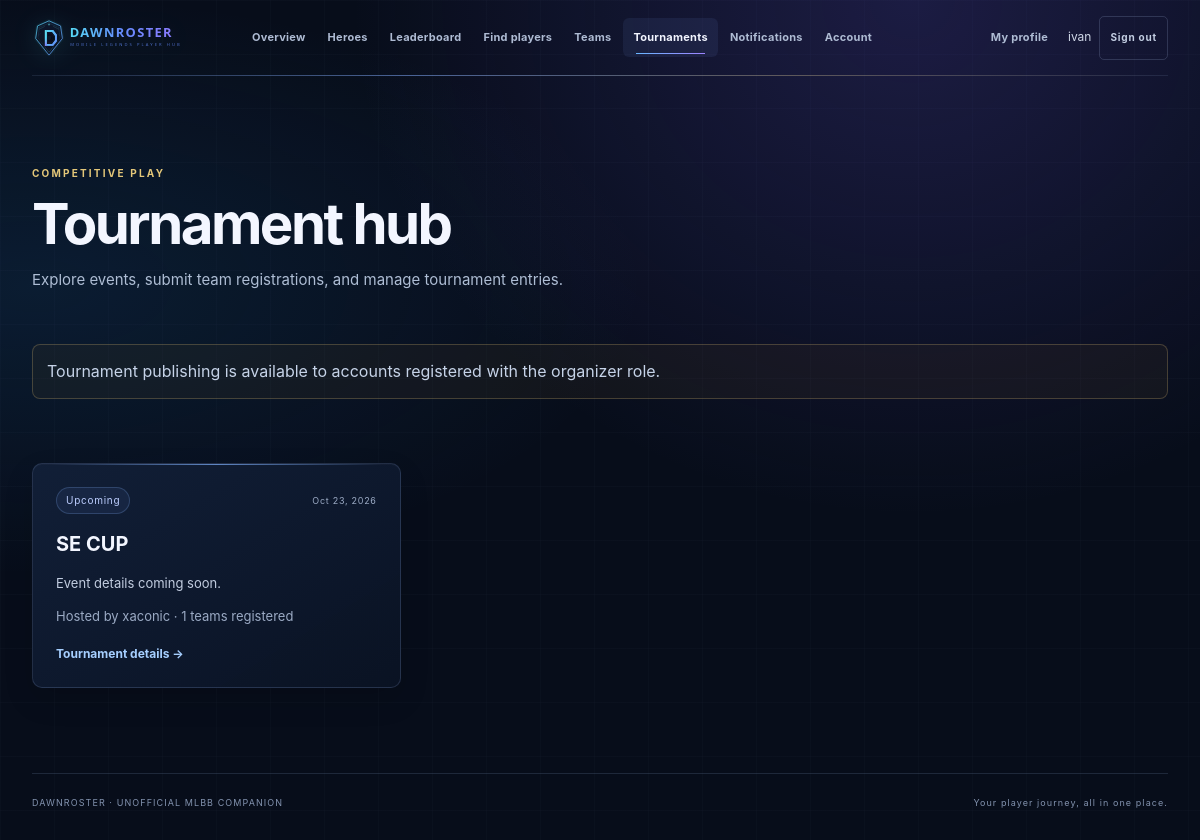
Page /tournaments/ (signed in) on the committed database.
### myapp/models.py (models this page shows, shortened)
class Tournament(models.Model):
    class Status(models.TextChoices):
        UPCOMING = 'upcoming', 'Upcoming'
        REGISTRATION_CLOSED = 'registration_closed', 'Registration closed'
        COMPLETED = 'completed', 'Completed'
    name = models.CharField(max_length=100)
    description = models.TextField(blank=True, max_length=2000)
    organizer = models.ForeignKey(
        settings.AUTH_USER_MODEL,
        related_name='organized_tournaments',
        on_delete=models.PROTECT,
    )
    starts_at = models.DateTimeField()
    registration_deadline = models.DateTimeField()
    format = models.CharField(max_length=60, blank=True)
    status = models.CharField(max_length=24, choices=Status.choices, default=Status.UPCOMING)
    teams = models.ManyToManyField(Team, through='TournamentEntry', related_name='tournaments', blank=True)
    created_at = models.DateTimeField(auto_now_add=True)
    class Meta:
        ordering = ('starts_at', 'name')

### myapp/views.py (the view, shortened to what this page needs)
# urls.py: path('tournaments/', views.tournaments, name='tournaments'),
@login_required
def tournaments(request):
    profile, _ = UserProfile.objects.get_or_create(user=request.user)
    form = TournamentForm(request.POST if request.method == 'POST' else None)
    return render(request, 'community/tournaments.html', {
        'form': form,
        'can_organize': profile.is_tournament_organizer,
        'tournaments': Tournament.objects.select_related('organizer').prefetch_related('entries'),
    })

### templates/community/tournaments.html (shortened to what this page needs)
{% extends 'community/base.html' %}
{% block content %}
<section class="page-heading"><p class="eyebrow">COMPETITIVE PLAY</p><h1>Tournament hub</h1><p>Explore events, submit team registrations, and manage tournament entries.</p></section>
{% if can_organize %}<section class="surface-form"><h2>Publish a tournament</h2>{% if form.errors %}<div class="form-errors">{{ form.errors }}</div>{% endif %}<form method="post">{% csrf_token %}{% for field in form %}<div class="form-field"><label for="{{ field.id_for_label }}">{{ field.label }}</label>{{ field }}{% for error in field.errors %}<p class="field-error">{{ error }}</p>{% endfor %}</div>{% endfor %}<button class="button button-primary" type="submit">Create tournament</button></form></section>{% else %}<p class="notice">Tournament publishing is available to accounts registered with the organizer role.</p>{% endif %}
<section class="content-section"><div class="card-grid">{% for tournament in tournaments %}<article class="community-card"><div class="card-overline"><span class="role-chip">{{ tournament.get_status_display }}</span><span>{{ tournament.starts_at|date:"M j, Y" }}</span></div><h2>{{ tournament.name }}</h2><p>{{ tournament.description|default:"Event details coming soon."|truncatechars:130 }}</p><p class="muted">Hosted by {{ tournament.organizer.username }} · {{ tournament.entries.count }} teams registered</p><a class="text-link" href="{% url 'tournament-detail' tournament.pk %}">Tournament details →</a></article>{% empty %}<div class="empty-state"><h2>No tournaments yet</h2><p>Organizers can create an event with a schedule and team registration.</p></div>{% endfor %}</div></section>
{% endblock %}

### templates/community/base.html (shortened to what this page needs)
{% load static %}
<!DOCTYPE html>
<html lang="en" data-theme="dark">
<head>
    <link rel="stylesheet" href="{% static 'myapp/theme.css' %}">
    <link rel="stylesheet" href="{% static 'myapp/community.css' %}?v=3">
</head>
<body>
    <div class="app-shell">
        <header class="site-header">
            <a class="site-brand" href="{% url 'index' %}" aria-label="DawnRoster home">
                <img class="site-logo" src="{% static 'myapp/dawnroster-logo.svg' %}" alt="DawnRoster — Mobile Legends Player Hub" width="400" height="80">
            </a>
            <nav class="site-nav" aria-label="Main navigation">
                <a href="{% url 'index' %}" {% if request.resolver_match.url_name == 'index' %}aria-current="page"{% endif %}>Overview</a>
                <a href="{% url 'hero-catalog' %}" {% if request.resolver_match.url_name == 'hero-catalog' or request.resolver_match.url_name == 'hero-detail' %}aria-current="page"{% endif %}>Heroes</a>
                <a href="{% url 'player-leaderboard' %}" {% if request.resolver_match.url_name == 'player-leaderboard' %}aria-current="page"{% endif %}>Leaderboard</a>
                <a href="{% url 'player-discovery' %}" {% if request.resolver_match.url_name == 'player-discovery' %}aria-current="page"{% endif %}>Find players</a>
                <a href="{% url 'teams' %}" {% if request.resolver_match.url_name == 'teams' or request.resolver_match.url_name == 'team-detail' or request.resolver_match.url_name == 'team-edit' %}aria-current="page"{% endif %}>Teams</a>
                <a href="{% url 'tournaments' %}" {% if request.resolver_match.url_name == 'tournaments' or request.resolver_match.url_name == 'tournament-detail' or request.resolver_match.url_name == 'tournament-edit' %}aria-current="page"{% endif %}>Tournaments</a>
                <a href="{% url 'notifications' %}" {% if request.resolver_match.url_name == 'notifications' %}aria-current="page"{% endif %}>Notifications</a>
                <a href="{% url 'account-settings' %}" {% if request.resolver_match.url_name == 'account-settings' or request.resolver_match.url_name == 'password-change' %}aria-current="page"{% endif %}>Account</a>
            </nav>
            <div class="site-account">
                <a class="nav-profile" href="{% url 'player-profile' %}" {% if request.resolver_match.url_name == 'player-profile' %}aria-current="page"{% endif %}>My profile</a>
                <span>{{ request.user.username }}</span>
                <form method="post" action="{% url 'logout' %}">
                    <button class="button button-quiet" type="submit">Sign out</button>
                </form>
            </div>
        </header>
        <main class="page-content">{% block content %}{% endblock %}</main>
        <footer class="site-footer">
            <span>DAWNROSTER &middot; UNOFFICIAL MLBB COMPANION</span>
            <span>Your player journey, all in one place.</span>
        </footer>
    </div>
</body>
</html>

### myapp/static/myapp/theme.css (style rules this page uses)
:root { color-scheme: dark; --ink: #f1f5ff; --muted: #8d9bb7; --surface: #101b2e; --surface-raised: #142238; --line: #23344d; --cyan: #64dceb; --blue: #76aeff; --gold: #f4c86a; --violet: #a690ff; --page-background: radial-gradient(ellipse at 74% 13%, rgba(73, 68, 167, .17), transparent 32%), radial-gradient(ellipse at 16% 40%, rgba(23, 111, 148, .12), transparent 38%), linear-gradient(155deg, #080f1d, #0a1425 48%, #0d1729); --panel-background: linear-gradient(145deg, rgba(20, 32, 53, .95), rgba(13, 21, 37, .96)); --field-background: #0b1526; --field-ink: #f1f5ff; --body-ink: #d4deef; --field-label: #b2bfd4; --button-muted-ink: #c8d4e8; --table-heading-background: rgba(7, 12, 23, .65); --row-hover: rgba(105, 158, 230, .055); --track: #253148; --modal-background: linear-gradient(145deg, #17243b, #0d172a 76%); --shadow: 0 22px 60px rgba(0, 0, 0, .25); }
html { min-height: 100%; scroll-behavior: smooth; background: #080f1d; }
body { min-height: 100vh; margin: 0; color: var(--ink); background: var(--page-background); background-attachment: fixed; font-family: Bahnschrift, "Segoe UI", system-ui, sans-serif; transition: color .2s ease, background .2s ease; }
button, input, select { font: inherit; }
button { color: inherit; }

### rows in the picture
Tournament: status "Upcoming", starts_at "Oct 23, 2026", name "SE CUP", description "Event details coming soon.", organizer.username "xaconic", entries.count "1"

### other values in the picture
{{ request.user.username }} "ivan"
